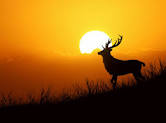
%> input picture Semester_Material/Semester_4/Digital_Image_Processing/Lab/download.jfif, 166 x 123 px
$ octave BitSlicing.m   (GNU Octave 9; MATLAB toolbox functions it lacks are replaced by stand-ins)
%> lines starting %> are read from the running program, lines starting %| are printed output that depends on the picture
%% 8 Bit Plane Slicing:

Img = imread('E:\Digital Image Processing\Lab\download.jfif');
%> Img is the input picture: size 123x166x3 uint8; mean R, G, B 152.9, 98, 18.8

b1 = double(bitget(Img,1));
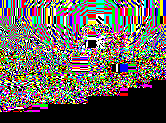
%> b1: size 123x166x3 double; mean R, G, B 0.416, 0.389, 0.365
b2 = double(bitget(Img,2));
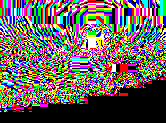
%> b2: size 123x166x3 double; mean R, G, B 0.403, 0.387, 0.361
b3 = double(bitget(Img,3));
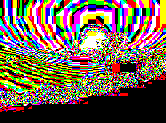
%> b3: size 123x166x3 double; mean R, G, B 0.452, 0.388, 0.321
b4 = double(bitget(Img,4));
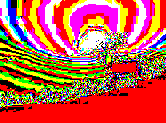
%> b4: size 123x166x3 double; mean R, G, B 0.766, 0.365, 0.283
b5 = double(bitget(Img,5));
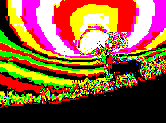
%> b5: size 123x166x3 double; mean R, G, B 0.56, 0.37, 0.227
b6 = double(bitget(Img,6));
b7 = double(bitget(Img,7));
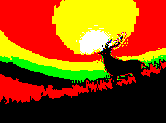
%> b7: size 123x166x3 double; mean R, G, B 0.584, 0.301, 0.0286
b8 = double(bitget(Img,8));
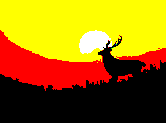
%> b8: size 123x166x3 double; mean R, G, B 0.614, 0.435, 0.0259

subplot(3,3,1);
imshow(Img), title('Original:');

subplot(3,3,2);
imshow(b1), title('Bit Plan: 0');
subplot(3,3,3);
imshow(b2), title('Bit Plan: 1');
subplot(3,3,4);
imshow(b3), title('Bit Plan: 2');
subplot(3,3,5);
imshow(b4), title('Bit Plan: 3');

subplot(3,3,6);
imshow(b5), title('Bit Plan: 4');
subplot(3,3,7);
imshow(b6), title('Bit Plan: 5');
subplot(3,3,8);
imshow(b7), title('Bit Plan: 6');
subplot(3,3,9)
imshow(b8), title('Bit Plan: 7');
%% To clear the terminal
clc;
clear all;
